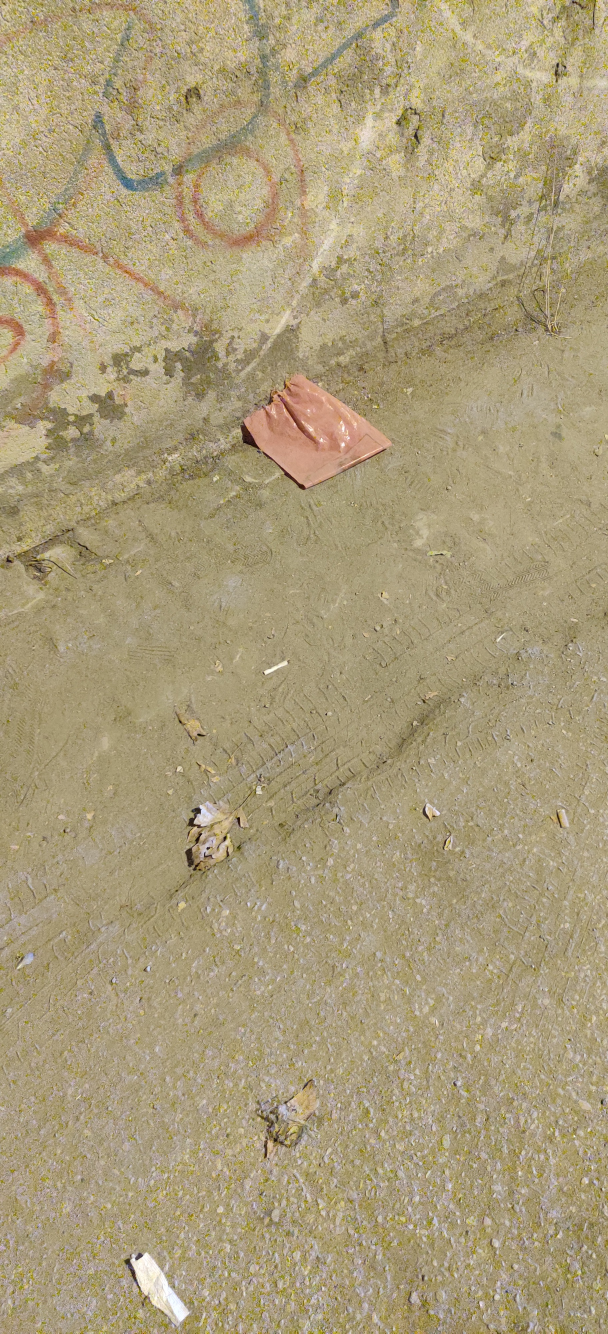
#> input picture test.jpg, 1824 x 4000 px (shown at 1/3 size); its folder holds only this picture in this run
$ python -i detector.py   (imports and definitions only)
#> lines starting #> are read from the running program, lines starting #| are printed output that depends on the picture; after the words box and inside, x2 and y2 are one past the last pixel; in counts of white or black regions, pixels touching at a corner belong together
"""
Plastic Hunter AI - Detection Engine

Uses a lightweight deployable computer-vision demo interface built on
Pillow + NumPy. The live interface analyses image colour statistics,
texture gradients, and connected foreground regions to place conservative
bounding boxes, while the research-backed CV validation is based on real
marine debris dataset experiments documented in the evidence sheet.
"""

import io
import os
import time
import uuid
from collections import deque
from pathlib import Path
from typing import Any, Dict, List, Tuple

import numpy as np
from PIL import Image, ImageDraw, ImageFilter, ImageFont, ImageOps

RESULTS_DIR = Path("results")
# [1 line not run here, left out]
MODEL_PATH = Path("models") / "best.pt"
COCO_ASSIST_MODEL_PATH = Path(os.getenv("PLASTIC_COCO_ASSIST_MODEL", "yolov8s.pt"))

LOW_CONFIDENCE_WARNING = (
    "Low-confidence scene: objects may be too small, dark, or visually ambiguous."
)
YOLO_FALLBACK_WARNING = "YOLO inference failed; falling back to lightweight detector."
YOLO_WEIGHTS_MISSING_WARNING = (
    "YOLO weights not found. Running lightweight demo detector."
)
COCO_ASSIST_WARNING = (
    "Custom plastic YOLO found no plastic; COCO YOLO assist mapped generic bottle/cup detections."
)
LIGHTWEIGHT_ASSIST_WARNING = (
    "YOLO found no plastic; using lightweight demo detector as a conservative fallback."
)
MIN_CONFIDENCE = float(os.getenv("PLASTIC_MIN_CONFIDENCE", "0.55"))
MAX_DETECTIONS = int(os.getenv("PLASTIC_MAX_DETECTIONS", "5"))
NMS_IOU_THRESHOLD = float(os.getenv("PLASTIC_NMS_IOU", "0.35"))
YOLO_CONFIDENCE = float(os.getenv("PLASTIC_YOLO_CONFIDENCE", "0.20"))
YOLO_IOU_THRESHOLD = float(os.getenv("PLASTIC_YOLO_IOU", "0.45"))
YOLO_IMAGE_SIZE = int(os.getenv("PLASTIC_YOLO_IMGSZ", "640"))
YOLO_MAX_DETECTIONS = int(os.getenv("PLASTIC_YOLO_MAX_DET", "20"))
PROCESS_MAX_DIM = 720
PLASTIC_CLASS_KEYWORDS = (
    "plastic",
    "debris",
    "trash",
    "litter",
    "bottle",
    "bag",
    "net",
    "rope",
    "foam",
    "cap",
    "wrapper",
)
_YOLO_MODEL = None
_YOLO_LOAD_WARNING = None
_COCO_ASSIST_MODEL = None
_COCO_ASSIST_LOAD_WARNING = None


def _load_yolo_model():
    if not MODEL_PATH.exists():
        return None, None

    try:
        from ultralytics import YOLO
    except Exception as exc:
        return None, f"YOLO weights found but ultralytics is not available: {exc}"

    try:
        return YOLO(str(MODEL_PATH)), None
    except Exception as exc:
        return None, f"YOLO weights found but model could not be loaded: {exc}"


_YOLO_MODEL, _YOLO_LOAD_WARNING = _load_yolo_model()


# [20 lines left out: functions _load_coco_assist_model, _severity_color, not called in this run]


def _resize_for_processing(image: Image.Image) -> Tuple[Image.Image, float, float]:
    w, h = image.size
    scale = min(1.0, PROCESS_MAX_DIM / max(w, h))
    if scale < 1.0:
        nw, nh = max(1, int(w * scale)), max(1, int(h * scale))
        return image.resize((nw, nh), Image.LANCZOS), w / nw, h / nh
    return image.copy(), 1.0, 1.0


def _preprocess(image: Image.Image) -> Dict[str, np.ndarray]:
    raw_gray = np.asarray(image.convert("L"), dtype=np.float32) / 255.0
    normalized = ImageOps.autocontrast(image, cutoff=1)
    denoised = normalized.filter(ImageFilter.MedianFilter(size=3))
    rgb = np.asarray(denoised, dtype=np.float32) / 255.0

    gray_img = denoised.convert("L").filter(ImageFilter.GaussianBlur(radius=0.6))
    gray = np.asarray(gray_img, dtype=np.float32) / 255.0
    blur = np.asarray(
        gray_img.filter(ImageFilter.GaussianBlur(radius=3.0)), dtype=np.float32
    ) / 255.0

    gy, gx = np.gradient(gray)
    edges = np.sqrt(gx * gx + gy * gy)
    contrast = np.abs(gray - blur)

    mx = rgb.max(axis=2)
    mn = rgb.min(axis=2)
    saturation = np.divide(mx - mn, mx + 1e-6)

    return {
        "rgb": rgb,
        "raw_gray": raw_gray,
        "gray": gray,
        "edges": edges,
        "contrast": contrast,
        "saturation": saturation,
        "brightness": mx,
    }


def _quality_score(features: Dict[str, np.ndarray], image: Image.Image) -> float:
    gray = features["raw_gray"]
    w, h = image.size
    exposure = 1.0 - min(1.0, abs(float(gray.mean()) - 0.52) / 0.42)
    contrast = min(1.0, float(gray.std()) / 0.22)
    gy, gx = np.gradient(gray)
    raw_edges = np.sqrt(gx * gx + gy * gy)
    edge_strength = min(1.0, float(np.percentile(raw_edges, 92)) / 0.12)
    size_score = min(1.0, (w * h) / (480 * 360))
    score = 0.30 * exposure + 0.30 * contrast + 0.25 * edge_strength + 0.15 * size_score
    return round(float(score), 4)


def _foreground_mask(features: Dict[str, np.ndarray]) -> np.ndarray:
    h, w = features["gray"].shape
    y = np.linspace(0.0, 1.0, h, dtype=np.float32)[:, None]
    rgb = features["rgb"]

    blue_bias = rgb[:, :, 2] - np.maximum(rgb[:, :, 0], rgb[:, :, 1])
    low_texture = features["edges"] < np.percentile(features["edges"], 58)
    horizon_like = (y < 0.45) & (blue_bias > 0.05) & low_texture

    foreground = np.repeat(y >= 0.30, w, axis=1)
    foreground[horizon_like] = False
    foreground[: max(2, int(h * 0.18)), :] = False
    return foreground


def _majority_filter(mask: np.ndarray) -> np.ndarray:
    padded = np.pad(mask.astype(np.uint8), 1, mode="constant")
    count = np.zeros(mask.shape, dtype=np.uint8)
    for dy in range(3):
        for dx in range(3):
            count += padded[dy:dy + mask.shape[0], dx:dx + mask.shape[1]]
    return mask & (count >= 3)


def _candidate_mask(features: Dict[str, np.ndarray]) -> np.ndarray:
    edges = features["edges"]
    contrast = features["contrast"]
    sat = features["saturation"]
    bright = features["brightness"]
    gray = features["gray"]
    foreground = _foreground_mask(features)

    if np.any(foreground):
        edge_thr = max(0.035, float(np.percentile(edges[foreground], 74)))
        contrast_thr = max(0.045, float(np.percentile(contrast[foreground], 70)))
    else:
        edge_thr = 0.05
        contrast_thr = 0.06

    textured = (edges > edge_thr) & (contrast > contrast_thr)
    bright_plastic = (bright > 0.60) & (contrast > 0.025) & (edges > edge_thr * 0.55)
    white_reflective = (gray > 0.55) & (sat < 0.38) & (contrast > 0.025)
    colored_plastic = (sat > 0.22) & (bright > 0.34) & (edges > edge_thr * 0.55)
    candidates = foreground & (textured | bright_plastic | white_reflective | colored_plastic)
    return _majority_filter(candidates)


def _connected_components(mask: np.ndarray) -> List[Tuple[int, int, int, int, int]]:
    h, w = mask.shape
    seen = np.zeros(mask.shape, dtype=bool)
    components: List[Tuple[int, int, int, int, int]] = []
    ys, xs = np.where(mask)

    for sy, sx in zip(ys.tolist(), xs.tolist()):
        if seen[sy, sx]:
            continue

        q = deque([(sx, sy)])
        seen[sy, sx] = True
        x1 = x2 = sx
        y1 = y2 = sy
        area = 0

        while q:
            x, y = q.popleft()
            area += 1
            x1, x2 = min(x1, x), max(x2, x)
            y1, y2 = min(y1, y), max(y2, y)

            for nx, ny in ((x + 1, y), (x - 1, y), (x, y + 1), (x, y - 1)):
                if 0 <= nx < w and 0 <= ny < h and mask[ny, nx] and not seen[ny, nx]:
                    seen[ny, nx] = True
                    q.append((nx, ny))

        components.append((x1, y1, x2 + 1, y2 + 1, area))

    return components


def _merge_boxes(boxes: List[Tuple[int, int, int, int]], max_gap: int) -> List[Tuple[int, int, int, int]]:
    merged = boxes[:]
    changed = True

    while changed:
        changed = False
        used = [False] * len(merged)
        out: List[Tuple[int, int, int, int]] = []

        for i, box in enumerate(merged):
            if used[i]:
                continue
            ax1, ay1, ax2, ay2 = box
            used[i] = True

            for j in range(i + 1, len(merged)):
                if used[j]:
                    continue
                bx1, by1, bx2, by2 = merged[j]
                near = not (
                    ax2 + max_gap < bx1
                    or bx2 + max_gap < ax1
                    or ay2 + max_gap < by1
                    or by2 + max_gap < ay1
                )
                if near:
                    ax1, ay1 = min(ax1, bx1), min(ay1, by1)
                    ax2, ay2 = max(ax2, bx2), max(ay2, by2)
                    used[j] = True
                    changed = True

            out.append((ax1, ay1, ax2, ay2))

        merged = out

    return merged


def _tighten_box(box: Tuple[int, int, int, int], mask: np.ndarray, pad: int) -> Tuple[int, int, int, int]:
    h, w = mask.shape
    x1, y1, x2, y2 = box
    crop = mask[y1:y2, x1:x2]
    ys, xs = np.where(crop)
    if len(xs) == 0:
        return box
    return (
        max(0, x1 + int(xs.min()) - pad),
        max(0, y1 + int(ys.min()) - pad),
        min(w, x1 + int(xs.max()) + 1 + pad),
        min(h, y1 + int(ys.max()) + 1 + pad),
    )


def _box_iou(a: Tuple[int, int, int, int], b: Tuple[int, int, int, int]) -> float:
    ax1, ay1, ax2, ay2 = a
    bx1, by1, bx2, by2 = b
    ix1, iy1 = max(ax1, bx1), max(ay1, by1)
    ix2, iy2 = min(ax2, bx2), min(ay2, by2)
    iw, ih = max(0, ix2 - ix1), max(0, iy2 - iy1)
    inter = iw * ih
    area_a = max(0, ax2 - ax1) * max(0, ay2 - ay1)
    area_b = max(0, bx2 - bx1) * max(0, by2 - by1)
    return inter / max(1.0, area_a + area_b - inter)


def _score_box(box: Tuple[int, int, int, int], features: Dict[str, np.ndarray], mask: np.ndarray) -> Tuple[float, str]:
    h, w = features["gray"].shape
    x1, y1, x2, y2 = box
    bw, bh = x2 - x1, y2 - y1
    area_ratio = (bw * bh) / float(w * h)
    aspect = bw / max(1, bh)

    region_edges = features["edges"][y1:y2, x1:x2]
    region_contrast = features["contrast"][y1:y2, x1:x2]
    region_sat = features["saturation"][y1:y2, x1:x2]
    region_bright = features["brightness"][y1:y2, x1:x2]
    region_gray = features["gray"][y1:y2, x1:x2]
    region_mask = mask[y1:y2, x1:x2]

    edge_density = float((region_edges > max(0.035, np.percentile(features["edges"], 72))).mean())
    local_contrast = min(1.0, float(region_contrast.mean()) / 0.12 + float(region_gray.std()) / 0.25)
    color_cue = min(1.0, float(((region_sat > 0.22) & (region_bright > 0.34)).mean()) * 2.2)
    reflection = min(1.0, float(((region_bright > 0.65) & (region_sat < 0.40)).mean()) * 2.4)
    texture = min(1.0, float(region_edges.std()) / 0.08 + float(region_mask.mean()) * 0.5)
    size_score = float(np.interp(area_ratio, [0.00045, 0.004, 0.045, 0.24], [0.0, 1.0, 0.85, 0.0]))
    location_score = float(np.interp(((y1 + y2) / 2) / h, [0.22, 0.45, 0.90, 1.0], [0.0, 0.85, 1.0, 0.65]))
    aspect_score = float(np.interp(aspect, [0.12, 0.25, 1.0, 4.5, 8.0], [0.0, 0.65, 1.0, 0.75, 0.0]))

    raw = (
        0.19 * edge_density
        + 0.17 * local_contrast
        + 0.16 * max(color_cue, reflection)
        + 0.15 * texture
        + 0.15 * size_score
        + 0.11 * location_score
        + 0.07 * aspect_score
    )
    confidence = round(float(np.clip(0.30 + raw * 0.62, 0.0, 0.94)), 4)

    if (aspect > 3.0 and color_cue > reflection) or (area_ratio > 0.08 and aspect > 1.5):
        label = "Rope / Fishing Line"
    elif reflection > 0.45 and aspect < 2.5:
        label = "Plastic Bottle"
    elif aspect > 1.8:
        label = "Plastic Wrapper"
    elif color_cue > 0.45:
        label = "Plastic Container"
    else:
        label = "Plastic Debris"

    return confidence, label


def _detect_lightweight(image: Image.Image) -> Tuple[List[Dict[str, Any]], Dict[str, Any]]:
    proc, sx, sy = _resize_for_processing(image)
    features = _preprocess(proc)
    quality = _quality_score(features, proc)
    if quality < 0.38:
        return [], {
            "quality_score": quality,
            "warning": LOW_CONFIDENCE_WARNING,
            "false_positive_filters_applied": {
                "tiny_components_removed": 0,
                "oversized_regions_removed": 0,
                "aspect_ratio_removed": 0,
                "low_confidence_removed": 0,
                "nms_duplicates_removed": 0,
                "horizon_foreground_mask": True,
                "quality_gate_applied": True,
                "min_confidence": MIN_CONFIDENCE,
                "max_detections": MAX_DETECTIONS,
                "nms_iou_threshold": NMS_IOU_THRESHOLD,
            },
        }
    mask = _candidate_mask(features)
    h, w = mask.shape

    min_area = max(18, int(w * h * 0.00035))
    max_area = int(w * h * 0.115)
    filters = {
        "tiny_components_removed": 0,
        "oversized_regions_removed": 0,
        "aspect_ratio_removed": 0,
        "low_confidence_removed": 0,
        "nms_duplicates_removed": 0,
        "horizon_foreground_mask": True,
        "min_confidence": MIN_CONFIDENCE,
        "max_detections": MAX_DETECTIONS,
        "nms_iou_threshold": NMS_IOU_THRESHOLD,
    }

    boxes: List[Tuple[int, int, int, int]] = []
    for x1, y1, x2, y2, area in _connected_components(mask):
        bw, bh = x2 - x1, y2 - y1
        if area < min_area or bw < 8 or bh < 8:
            filters["tiny_components_removed"] += 1
            continue
        if area > max_area or bw * bh > max_area * 2:
            filters["oversized_regions_removed"] += 1
            continue
        aspect = bw / max(1, bh)
        if aspect < 0.12 or aspect > 8.0:
            filters["aspect_ratio_removed"] += 1
            continue
        boxes.append((x1, y1, x2, y2))

    boxes = _merge_boxes(boxes, max(4, int(min(w, h) * 0.018)))
    candidates = []
    pad = max(2, int(min(w, h) * 0.004))

    for box in boxes:
        tight = _tighten_box(box, mask, pad=pad)
        x1, y1, x2, y2 = tight
        bw, bh = x2 - x1, y2 - y1
        area_ratio = (bw * bh) / float(w * h)
        aspect = bw / max(1, bh)

        if bw < 10 or bh < 10 or area_ratio < 0.00045:
            filters["tiny_components_removed"] += 1
            continue
        if area_ratio > 0.22 or y1 < int(h * 0.18):
            filters["oversized_regions_removed"] += 1
            continue
        if aspect < 0.12 or aspect > 8.0:
            filters["aspect_ratio_removed"] += 1
            continue

        confidence, label = _score_box(tight, features, mask)
        if confidence < MIN_CONFIDENCE:
            filters["low_confidence_removed"] += 1
            continue
        candidates.append((confidence, label, tight))

    candidates.sort(key=lambda item: item[0], reverse=True)
    kept = []
    for candidate in candidates:
        if any(_box_iou(candidate[2], existing[2]) > NMS_IOU_THRESHOLD for existing in kept):
            filters["nms_duplicates_removed"] += 1
            continue
        kept.append(candidate)
        if len(kept) >= MAX_DETECTIONS:
            break

    detections = []
    for confidence, label, (x1, y1, x2, y2) in kept:
        ox1 = max(0, int(round(x1 * sx)))
        oy1 = max(0, int(round(y1 * sy)))
        ox2 = min(image.size[0], int(round(x2 * sx)))
        oy2 = min(image.size[1], int(round(y2 * sy)))
        detections.append({
            "label": label,
            "class_name": label.lower().replace(" / ", "_").replace(" ", "_"),
            "confidence": confidence,
            "bbox": [ox1, oy1, ox2, oy2],
        })

    warning = LOW_CONFIDENCE_WARNING if quality < 0.38 or not detections else None
    return detections, {
        "quality_score": quality,
        "warning": warning,
        "false_positive_filters_applied": filters,
    }


# [314 lines left out: functions _detect_yolo, _detect_coco_assist, _load_font, _draw_boxes, run_detection, not called in this run]

>>> from PIL import Image
>>> picture = Image.open('test.jpg')
#> picture is the input picture: PIL image 1824x4000 RGB; mean R, G, B 170.5, 156.4, 122.2
>>> result = _detect_lightweight(picture)
#> in _detect_lightweight, `proc, sx, sy = _resize_for_processing(image)`: sx = 5.56
#> in _preprocess, `saturation = np.divide(mx - mn, mx + 1e-6)`:
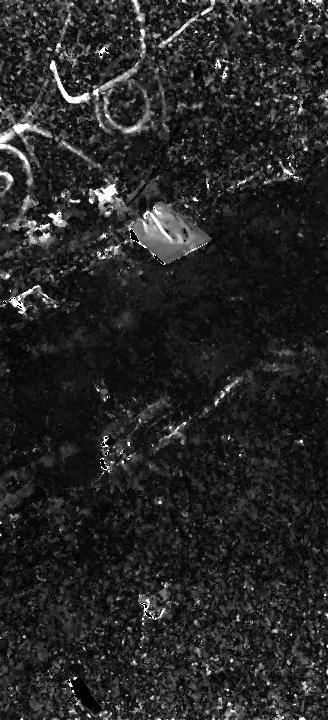
#> saturation: shape (720, 328) float32; min 0, max 1, mean 0.152
#> in _detect_lightweight, `features = _preprocess(proc)`: features = 7 items
#> in _quality_score, `exposure = 1.0 - min(1.0, abs(float(gray.mean()) - 0.52) / 0.42)`: exposure = 0.775
#> in _quality_score, `contrast = min(1.0, float(gray.std()) / 0.22)`: contrast = 0.295
#> in _quality_score, `gy, gx = np.gradient(gray)`:
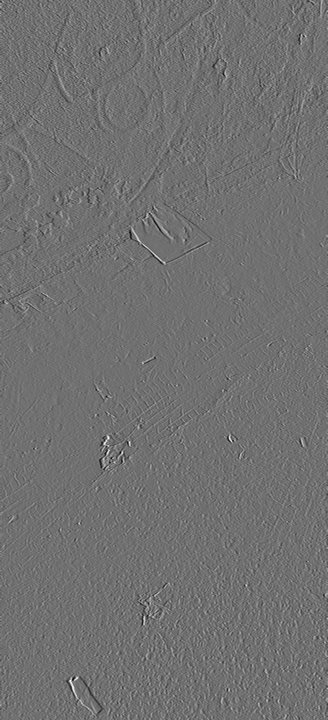
#> gx: shape (720, 328) float32; min -0.335, max 0.422, mean 1.38e-05; drawn with min black and max white
#> in _quality_score, `edge_strength = min(1.0, float(np.percentile(raw_edges, 92)) / 0.12)`: edge_strength = 0.645
#> in _quality_score, `score = 0.30 * exposure + 0.30 * contrast + 0.25 * edge_strength + 0.1..`: score = 0.632
#> in _foreground_mask, `low_texture = features["edges"] < np.percentile(features["edges"], 58)`:
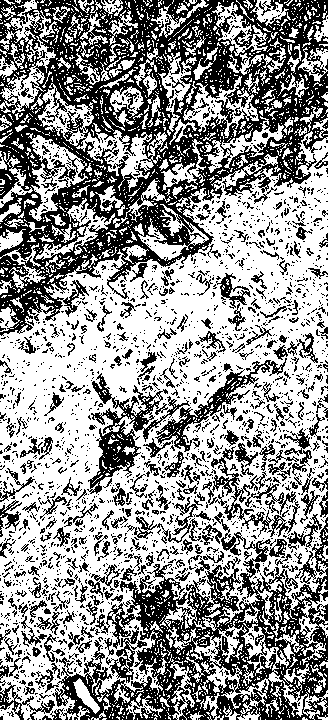
#> low_texture: shape (720, 328) bool; 57.9% white; 2197 black regions (1892 under 20 px), largest, box (x1, y1, x2, y2) and area: (0, 0, 328, 336) 46536, (35, 512, 328, 720) 20316, (87, 373, 190, 494) 2843
#> in _candidate_mask, `foreground = _foreground_mask(features)`:
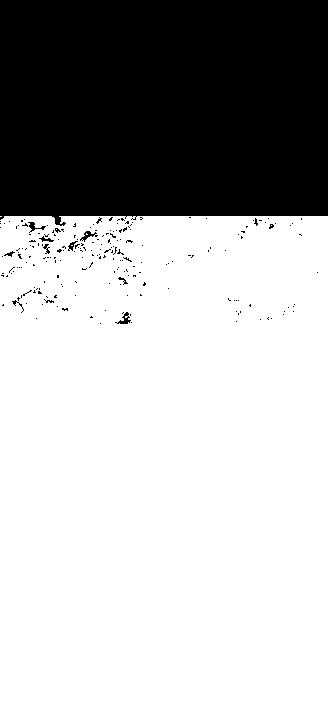
#> foreground: shape (720, 328) bool; 69.5% white; 212 black regions (202 under 20 px), largest, box (x1, y1, x2, y2) and area: (0, 0, 328, 226) 70936, (115, 312, 131, 324) 74, (80, 231, 98, 242) 71
#> in _candidate_mask, `edge_thr = max(0.035, float(np.percentile(edges[foreground], 74)))`: edge_thr = 0.0432
#> in _candidate_mask, `contrast_thr = max(0.045, float(np.percentile(contrast[foreground], 70..`: contrast_thr = 0.045
#> in _majority_filter, `return mask & (count >= 3)`:
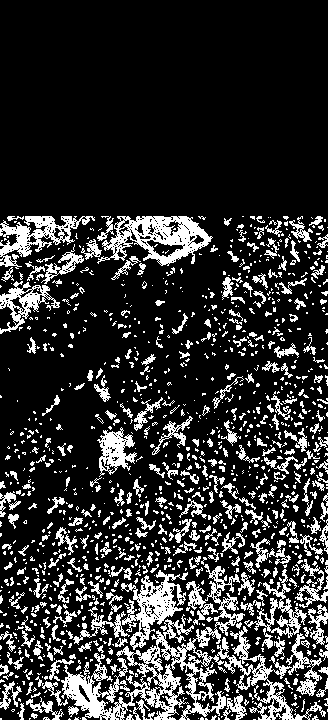
#> returned value: shape (720, 328) bool; 18.9% white; 1175 white regions (841 under 20 px), largest, box (x1, y1, x2, y2) and area: (61, 564, 326, 720) 9550, (97, 216, 213, 266) 2645, (121, 570, 188, 650) 1967
#> in _connected_components, `h, w = mask.shape`: h = 720; w = 328
#> the loop in _detect_lightweight, `for x1, y1, x2, y2, area in _connected_components(mask):` made 2587 passes
#> (bw, bh) on passes 61 to 63: (1, 1), (3, 2), (8, 5)
#> after the loop in _detect_lightweight, `for x1, y1, x2, y2, area in _connected_components(mask):`: boxes = 73 items, first 6: (0, 216, 85, 257), (106, 216, 212, 266), (289, 221, 312, 242), (86, 239, 102, 257), (59, 252, 84, 275), (0, 255, 22, 267); filters = 9 items
#> in _merge_boxes, `merged = boxes[:]`: merged has the same summary as boxes in _detect_lightweight
#> in _detect_lightweight, `boxes = _merge_boxes(boxes, max(4, int(min(w, h) * 0.018)))`: boxes = [(0, 216, 212, 334), (289, 221, 312, 242), (222, 277, 234, 297), (274, 346, 299, 358), (94, 384, 186, 473), (227, 429, 237, 443), (277, 437, 307, 474), (0, 492, 16, 510), (26, 497, 328, 720), (0, 681, 19, 710)]
#> the loop in _detect_lightweight, `for box in boxes:` made 10 passes
#> box on passes 1 to 7: (0, 216, 212, 334), (289, 221, 312, 242), (222, 277, 234, 297), (274, 346, 299, 358), (94, 384, 186, 473), (227, 429, 237, 443), (277, 437, 307, 474)
#> pass 1, in _tighten_box, `crop = mask[y1:y2, x1:x2]`:
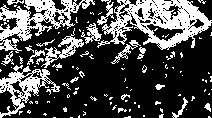
#> crop: shape (118, 212) bool; 29.7% white; 107 white regions (85 under 20 px), largest, box (x1, y1, x2, y2) and area: (97, 0, 212, 50) 2644, (0, 0, 95, 53) 1740, (0, 65, 60, 118) 1033
#> pass 1, in _score_box, `region_sat = features["saturation"][y1:y2, x1:x2]`:
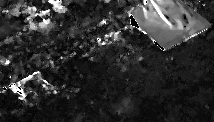
#> region_sat: shape (122, 214) float32; min 0, max 1, mean 0.187
#> after the loop in _detect_lightweight, `for box in boxes:`: candidates = 9 items
#> the loop in _detect_lightweight, `for candidate in candidates:` made 5 passes
#> candidate on passes 2 to 4: (0.708, 'Plastic Bottle', (225, 427, 239, 445)), (0.7, 'Plastic Bottle', (220, 275, 236, 299)), (0.684, 'Plastic Debris', (275, 435, 309, 476))
#> the loop in _detect_lightweight, `for confidence, label, (x1, y1, x2, y2) in kept:` made 5 passes
#> (confidence, label, x1, y1, x2, y2) on passes 1 to 5: (0.714, 'Plastic Debris', 92, 382, 188, 475), (0.708, 'Plastic Bottle', 225, 427, 239, 445), (0.7, 'Plastic Bottle', 220, 275, 236, 299), (0.684, 'Plastic Debris', 275, 435, 309, 476), (0.671, 'Rope / Fishing Line', 0, 214, 214, 336)
